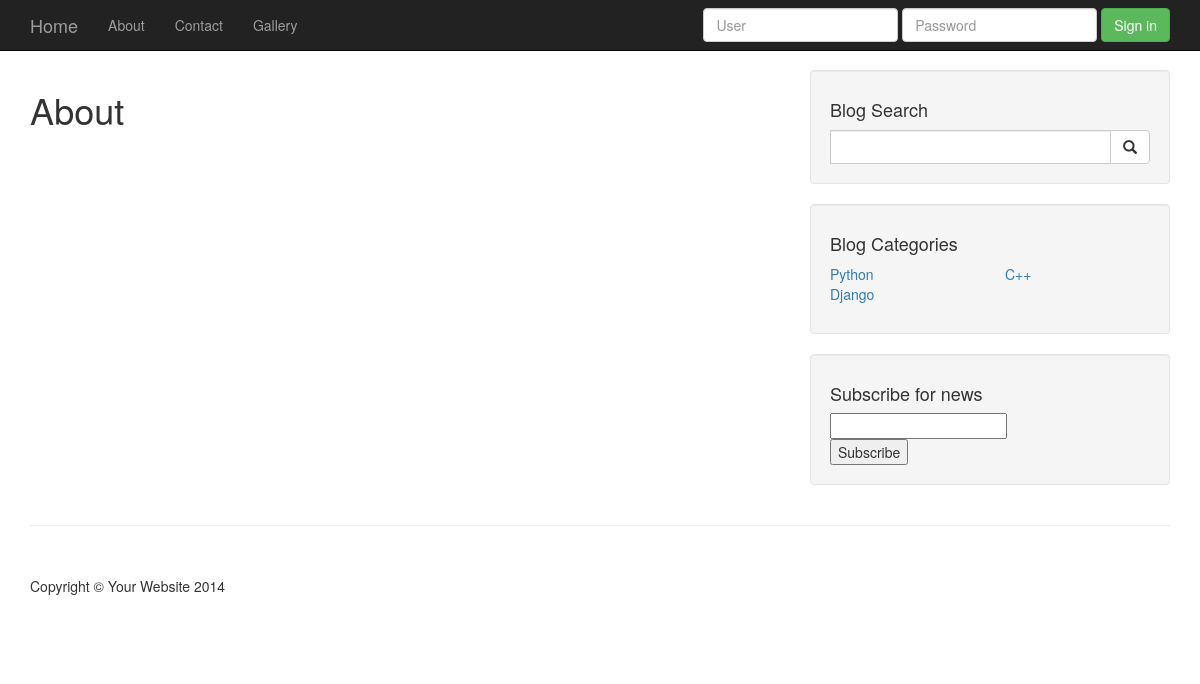
Page /blog/about on the committed database.
### blog/models.py (models this page shows, shortened)
class Category(models.Model):
    name=models.CharField(max_length=30)
    class Meta:
        verbose_name="Категорія"
        verbose_name_plural = "Категорії"

### blog/views.py (the view)
# urls.py: path("about",views.about,name="about"),
def about(request):
    context = {}
    context.update(get_categories())
    return render(request, 'blog/about.html',context)

### blog/views.py (called while the page is built)
def get_categories():
    all=Category.objects.all()
    count=all.count()
    half=count/2+count % 2
    return {'cats1':all[:half],'cats2':all[half:]}

### templates/blog/about.html
{%extends "blog/base.html"%}
{% block content%}
<h1>About</h1>
{% endblock %}

### templates/blog/base.html (shortened to what this page needs)
<!DOCTYPE html>
<html lang="en">
<head>
    {% load static %}
    <link href="{% static 'blog/css/bootstrap.min.css'%}" rel="stylesheet">
    <link href="{% static 'blog/css/blog-home.css'%}" rel="stylesheet">
</head>
<body>
    <nav class="navbar navbar-inverse navbar-fixed-top" role="navigation">
        <div class="container">
            <div class="navbar-header">
                <a class="navbar-brand" href="{% url 'index' %}">Home</a>
            </div>
            <div class="collapse navbar-collapse" id="bs-example-navbar-collapse-1">
                <ul class="nav navbar-nav">
                    <li>
                        <a href="{% url 'about' %}">About</a>
                    </li>
                    <li>
                        <a href="{% url 'contact' %}">Contact</a>
                    </li>
                <li>
                        <a href="{% url 'gallery' %}">Gallery</a>
                    </li>
                </ul>
            {% include "blog/toggie_login.html" %}
            </div>
        </div>
    </nav>
    <div class="container">
        <div class="row">
            <div class="col-md-8">
                {% block content%}{%endblock%}
            </div>
            <div class="col-md-4">
                <div class="well">
                    <h4>Blog Search</h4>
                    <form method="GET" action="{% url 'search' %}" class="input-group">
                        <input type="search" name='query' class="form-control">
                        <span class="input-group-btn">
                            <button class="btn btn-default" type="submit">
                                <span class="glyphicon glyphicon-search"></span>
                        </button>
                        </span>
                    </form>
                </div>
                <div class="well">
                    <h4>Blog Categories</h4>
                    <div class="row">
                        <div class="col-lg-6">
                            <ul class="list-unstyled">
                                {% for c in cats1 %}
                                <li><a href="{% url 'category' name=c.name %}">{{ c.name }}</a>
                                </li>
                                {% endfor %}
                            </ul>
                        </div>
                        <div class="col-lg-6">
                            <ul class="list-unstyled">
                                {% for c in cats2 %}
                                <li><a href="{% url 'category' name=c.name %}">{{ c.name }}</a>
                                </li>
                                {% endfor %}
                            </ul>
                        </div>
                    </div>
                </div>
                <div class="well">
                        <h4>Subscribe for news</h4>
                <form method="post">
                        <input type="email" name='email'><br>
                        <button type="submit">Subscribe</button>
                    </form>
                </div>
            </div>
        </div>
        <hr>
        <footer>
            <div class="row">
                <div class="col-lg-12">
                    <p>Copyright &copy; Your Website 2014</p>
                </div>
            </div>
        </footer>
    </div>
</body>
</html>

### static/blog/css/blog-home.css (style rules this page uses)
body { padding-top: 70px; }
footer { margin: 50px 0; }

### rows in the picture
Category: name "Python"
Category: name "Django"
Category: name "C++"
